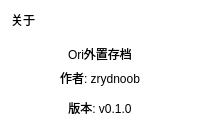
            <widget class="QWidget" name="page_5">
             <property name="styleSheet">
              <string notr="true">QWidget{
	background-color: transparent;
}</string>
             </property>
             <layout class="QVBoxLayout" name="verticalLayout_7" stretch="0,1">
              <item>
               <widget class="QLabel" name="label_9">
                <property name="styleSheet">
                 <string notr="true">font: 12pt &quot;Alibaba PuHuiTi 3.0&quot;;</string>
                </property>
                <property name="text">
                 <string>关于</string>
                </property>
               </widget>
              </item>
              <item>
               <widget class="QFrame" name="frame_8">
                <property name="frameShape">
                 <enum>QFrame::StyledPanel</enum>
                </property>
                <property name="frameShadow">
                 <enum>QFrame::Raised</enum>
                </property>
                <layout class="QVBoxLayout" name="verticalLayout_6">
                 <item>
                  <widget class="QLabel" name="label_14">
                   <property name="styleSheet">
                    <string notr="true">font: 14pt &quot;Alibaba PuHuiTi 3.0&quot;;</string>
                   </property>
                   <property name="text">
                    <string>&lt;html&gt;&lt;head/&gt;&lt;body&gt;&lt;p&gt;Ori外置存档&lt;/p&gt;&lt;/body&gt;&lt;/html&gt;</string>
                   </property>
                   <property name="alignment">
                    <set>Qt::AlignBottom|Qt::AlignHCenter</set>
                   </property>
                  </widget>
                 </item>
                 <item>
                  <widget class="QLabel" name="label_15">
                   <property name="text">
                    <string>&lt;html&gt;&lt;head/&gt;&lt;body&gt;&lt;p&gt;作者:                zrydnoob&lt;/p&gt;&lt;p&gt;版本:                v0.1.0&lt;/p&gt;&lt;/body&gt;&lt;/html&gt;</string>
                   </property>
                   <property name="alignment">
                    <set>Qt::AlignHCenter|Qt::AlignTop</set>
                   </property>
                  </widget>
                 </item>
                </layout>
               </widget>
              </item>
             </layout>
            </widget>
